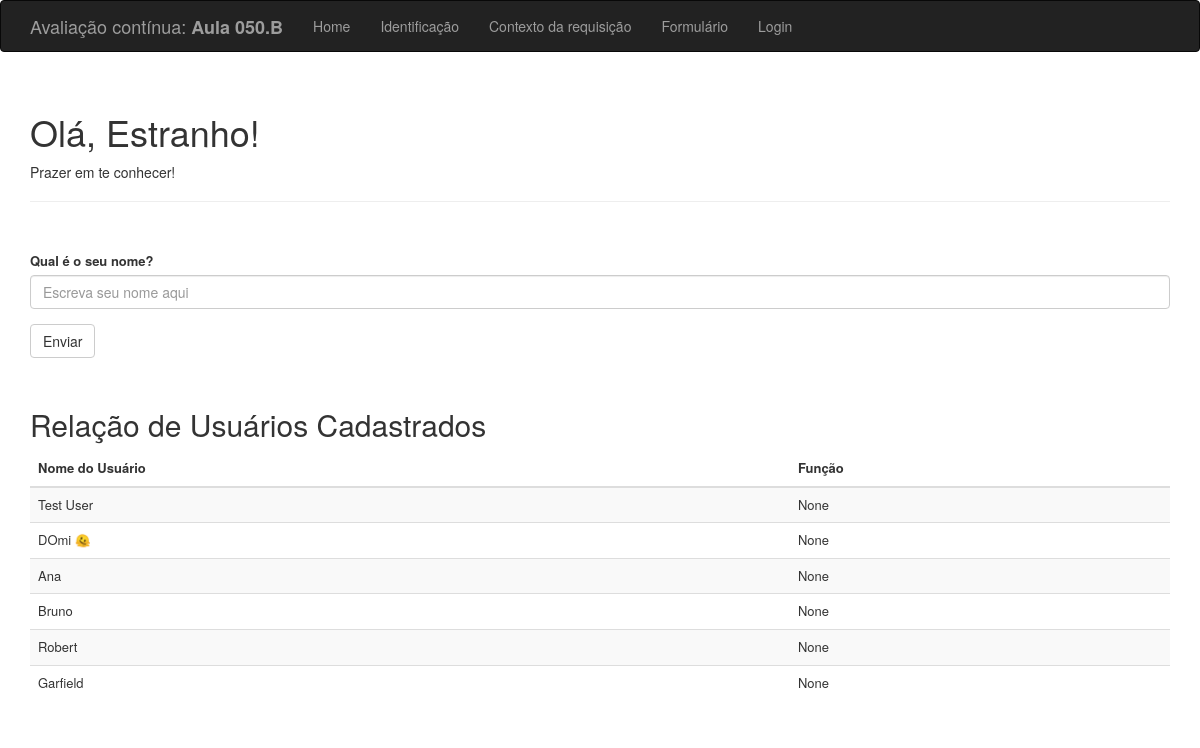
Before: / with the older database file.
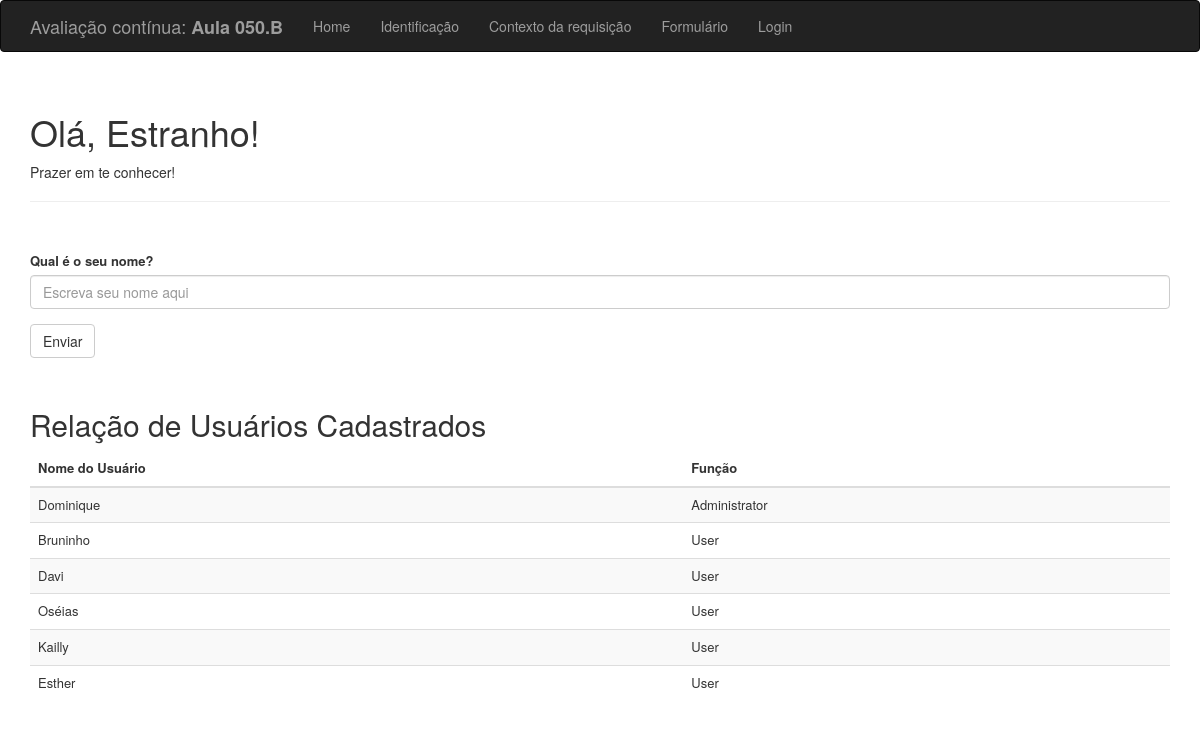
After: the same page with the newer database file.
### hello.py (models this page shows, shortened)
class User(db.Model):
    __tablename__ = 'users'
    id = db.Column(db.Integer, primary_key=True)
    username = db.Column(db.String(64), unique=True, index=True)
    role_id = db.Column(db.Integer, db.ForeignKey('roles.id'))

class Role(db.Model):
    __tablename__ = 'roles'
    id = db.Column(db.Integer, primary_key=True)
    name = db.Column(db.String(64), unique=True)
    users = db.relationship('User', backref='role', lazy='dynamic')

### hello.py (the view, shortened to what this page needs)
@app.route('/', methods=['GET', 'POST'])
def index():
    main = Main()
    users = User.query.all()
    return fk.render_template('index.html',
                              nome=fk.session.get('nome'),
                              known=fk.session.get('known'),
                              main=main,
                              users=users)

### hello.py
class Main(FlaskForm):
    nome = wf.StringField('Qual é o seu nome?', validators=[wtv.DataRequired()], render_kw={"placeholder": "Escreva seu nome aqui"})
    enviar = wf.SubmitField('Enviar')

### templates/index.html (shortened to what this page needs)
{% extends "base.html" %}
{% import "bootstrap/wtf.html" as wt %}
{% block page_content %}
    <div class="page-header">
        <h1>Olá, {% if nome %}{{ nome }}{% else %}Estranho{% endif %}!</h1>
        {% if known %}
            <p>Feliz em te ver novamente!</p>
        {% else %}
            <p>Prazer em te conhecer!</p>
        {% endif %}
    </div>
    <div class="page-content">
        {{ wt.quick_form(main) }}
    </div>
    <div class="page-content">
        <h2>Relação de Usuários Cadastrados</h2>
        <table class="table table-striped table-hover align-middle m-0">
            <thead>
                <tr>
                    <th>Nome do Usuário</th>
                    <th>Função</th>
                </tr>
            </thead>
            <tbody>
                {% for user in users %}
                    <tr>
                        <td>{{ user.username }}</td>
                        <td>{{ user.role.name if user.role else user.role }}</td>
                    </tr>
                {% endfor %}
            </tbody>
        </table>
{% endblock %}

### templates/base.html (shortened to what this page needs)
{% extends "bootstrap/base.html" %}
{% block head %}
    {{ super() }}
    <link rel="stylesheet" href="{{ url_for('static', filename='login.css') }}">
{% endblock %}
{% block navbar %}
    <div class="navbar navbar-inverse" role="navigation">
        <div class="container">
            <div class="navbar-header">
                <a class="navbar-brand" href="/">
                    Avaliação contínua:
                    <b>Aula 050.B</b>
                </a>
            </div>
            <div class="navbar-collapse collapse">
                <ul class="nav navbar-nav">
                    <li><a href="/">Home</a></li>
                    <li><a href="/user/Fabio Teixeira/PT23820X/IFSP">Identificação</a></li>
                    <li><a href="/contextorequisicao/Fabio Teixeira">Contexto da requisição</a></li>
                    <li><a href="/formulario    ">Formulário</a></li>
                    <li><a href="/login   ">Login</a></li>
                </ul>
            </div>
        </div>
    </div>
{% endblock %}
{% block content %}
    <div class="container">
        {% block page_content %}{% endblock %}
{% endblock %}

### static/login.css (style rules this page uses)
.page-content { margin-top: 50px; font-size: 13px; }

Changed rows visible on the page:
changed User: username "Test User" → "Dominique"; role "None" → "Administrator"
changed User: username "DOmi 🫠" → "Bruninho"; role "None" → "User"
changed User: username "Ana" → "Davi"; role "None" → "User"
changed User: username "Bruno" → "Oséias"; role "None" → "User"
changed User: username "Robert" → "Kailly"; role "None" → "User"
changed User: username "Garfield" → "Esther"; role "None" → "User"
